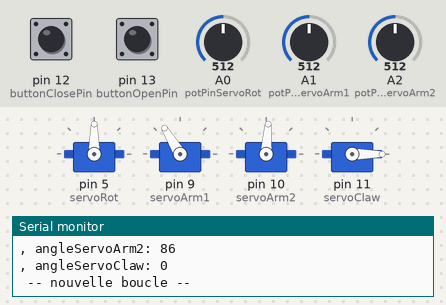
This sketch was run on a simulated Arduino Uno, built with avr-gcc and run on an emulated ATmega328P. Parts: 4 × servo, the last lines printed to the serial monitor. The test bench sets the inputs (shaded band); at power-on: A1 (potPinServoArm1) = 512, A0 (potPinServoRot) = 512, A2 (potPinServoArm2) = 512, pin 13 (buttonOpenPin) HIGH, pin 12 (buttonClosePin) HIGH.

Above: at 1.2 s.
1.3 s: A1 (potPinServoArm1) set to 336
At 2.1 s:
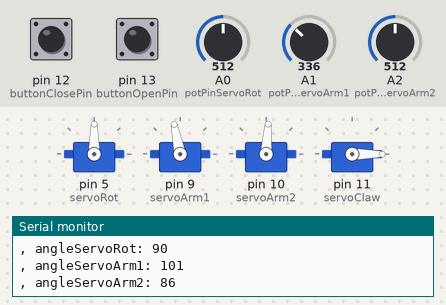
3.0 s: A1 (potPinServoArm1) set to 312
At 4.3 s:
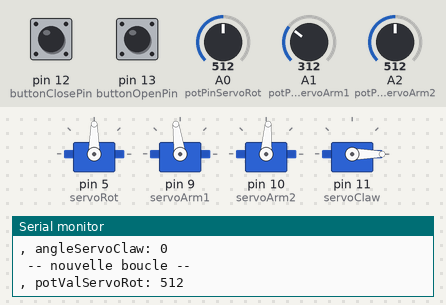
4.7 s: A0 (potPinServoRot) set to 716
At 6.3 s:
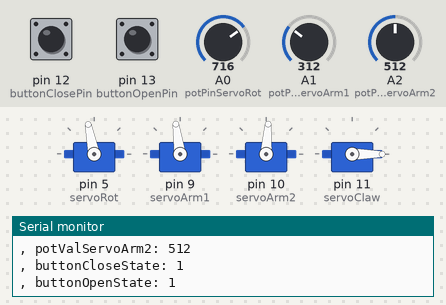
6.6 s: A2 (potPinServoArm2) set to 105
At 7.6 s:
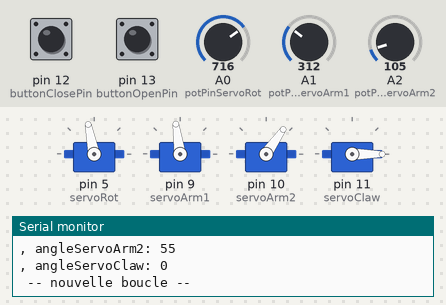
8.3 s: A2 (potPinServoArm2) set to 91
At 10.1 s:
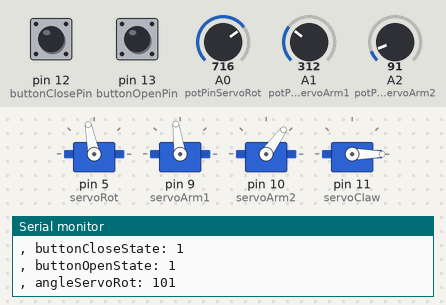
11.3 s: pin 13 (buttonOpenPin) pulled LOW for 0.3 s
At 12.3 s:
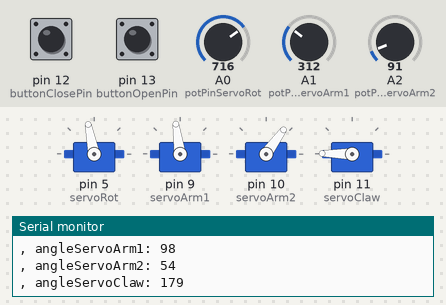
Timing chart, 0 to 14.1 s (numbered marks = the images above; inputs shaded):
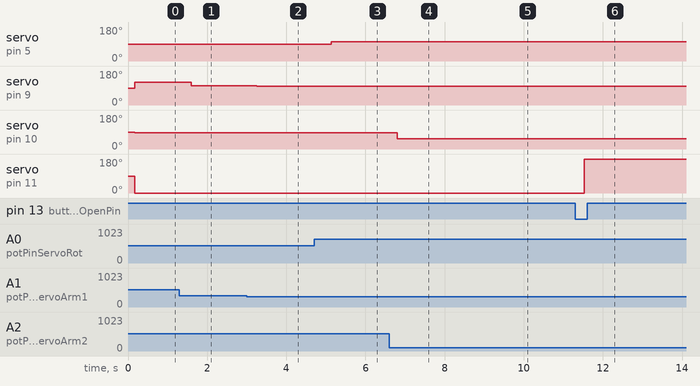

Measured:
- after the input at 1.3 s, servo on pin 9 (servoArm1): 121° → 101° after 0.29 s
- after the input at 3.0 s, servo on pin 9 (servoArm1): 101° → 98° after 0.25 s
- after the input at 4.7 s, servo on pin 5 (servoRot): 90° → 101° after 0.44 s
- after the input at 6.6 s, servo on pin 10 (servoArm2): 86° → 55° after 0.20 s
- after the input at 8.3 s, servo on pin 10 (servoArm2): 55° → 54° after 0.40 s
- after the input at 11.3 s, servo on pin 11 (servoClaw): 0° → 179° after 0.23 s

The sketch:

arm.ino
```cpp
#include <Servo.h>

Servo servoRot;  // create a servo object
Servo servoArm1;
Servo servoArm2;
Servo servoClaw;

const int buttonClosePin = 12;
const int buttonOpenPin = 13;
int buttonCloseState = 0;
int buttonOpenState = 0;

int const potPinServoRot = A0; // analog pin used to connect the potentiometer
int const potPinServoArm1 = A1; // analog pin used to connect the potentiometer
int const potPinServoArm2 = A2; // analog pin used to connect the potentiometer

int potValServoRot;  // variable to read the value from the analog pin
int potValServoArm1;  // variable to read the value from the analog pin
int potValServoArm2;  // variable to read the value from the analog pin

int angleServoRot;   // variable to hold the angle for the servo motor
int angleServoArm1;   // variable to hold the angle for the servo motor
int angleServoArm2;   // variable to hold the angle for the servo motor
int angleServoClaw;   // variable to hold the angle for the servo motor


void setup() {
  servoRot.attach(5); // attaches the servo on pin 9 to the servo object
  servoArm1.attach(9);
  servoArm2.attach(10);
  servoClaw.attach(11);
  pinMode(buttonClosePin, INPUT);
  pinMode(buttonOpenPin, INPUT);
  digitalWrite(buttonClosePin, HIGH);
  digitalWrite(buttonOpenPin, HIGH);
  Serial.begin(9600); // open a serial connection to your computer
}

void loop() {

  Serial.println(" -- nouvelle boucle -- ");

  potValServoRot = analogRead(potPinServoRot); // read the value of the potentiometer
  Serial.print(", potValServoRot: ");
  Serial.println(potValServoRot);
  potValServoArm1 = analogRead(potPinServoArm1); // read the value of the potentiometer
  Serial.print(", potValServoArm1: ");
  Serial.println(potValServoArm1);
  potValServoArm2 = analogRead(potPinServoArm2); // read the value of the potentiometer
  Serial.print(", potValServoArm2: ");
  Serial.println(potValServoArm2);

  buttonCloseState = digitalRead(buttonClosePin);
  Serial.print(", buttonCloseState: ");
  Serial.println(buttonCloseState);
  buttonOpenState = digitalRead(buttonOpenPin);
  Serial.print(", buttonOpenState: ");
  Serial.println(buttonOpenState);
  if (buttonCloseState == LOW) {
    angleServoClaw = 0;
  }
  if (buttonOpenState == LOW) {
    angleServoClaw = 179;
  }

  // scale the numbers from the pot & print out the angle for the servo motor
  angleServoRot = map(potValServoRot, 0, 1023, 60, 120);
  Serial.print(", angleServoRot: ");
  Serial.println(angleServoRot);
  angleServoArm1 = map(potValServoArm1, 0, 1023, 63, 179);
  Serial.print(", angleServoArm1: ");
  Serial.println(angleServoArm1);
  angleServoArm2 = map(potValServoArm2, 0, 1023, 47, 126);
  Serial.print(", angleServoArm2: ");
  Serial.println(angleServoArm2);

  Serial.print(", angleServoClaw: ");
  Serial.println(angleServoClaw);

  // set the servo position
  servoRot.write(angleServoRot);
  servoArm1.write(angleServoArm1);
  servoArm2.write(angleServoArm2);
  servoClaw.write(angleServoClaw);

  // wait for the servo to get there
  delay(30);
}
```
